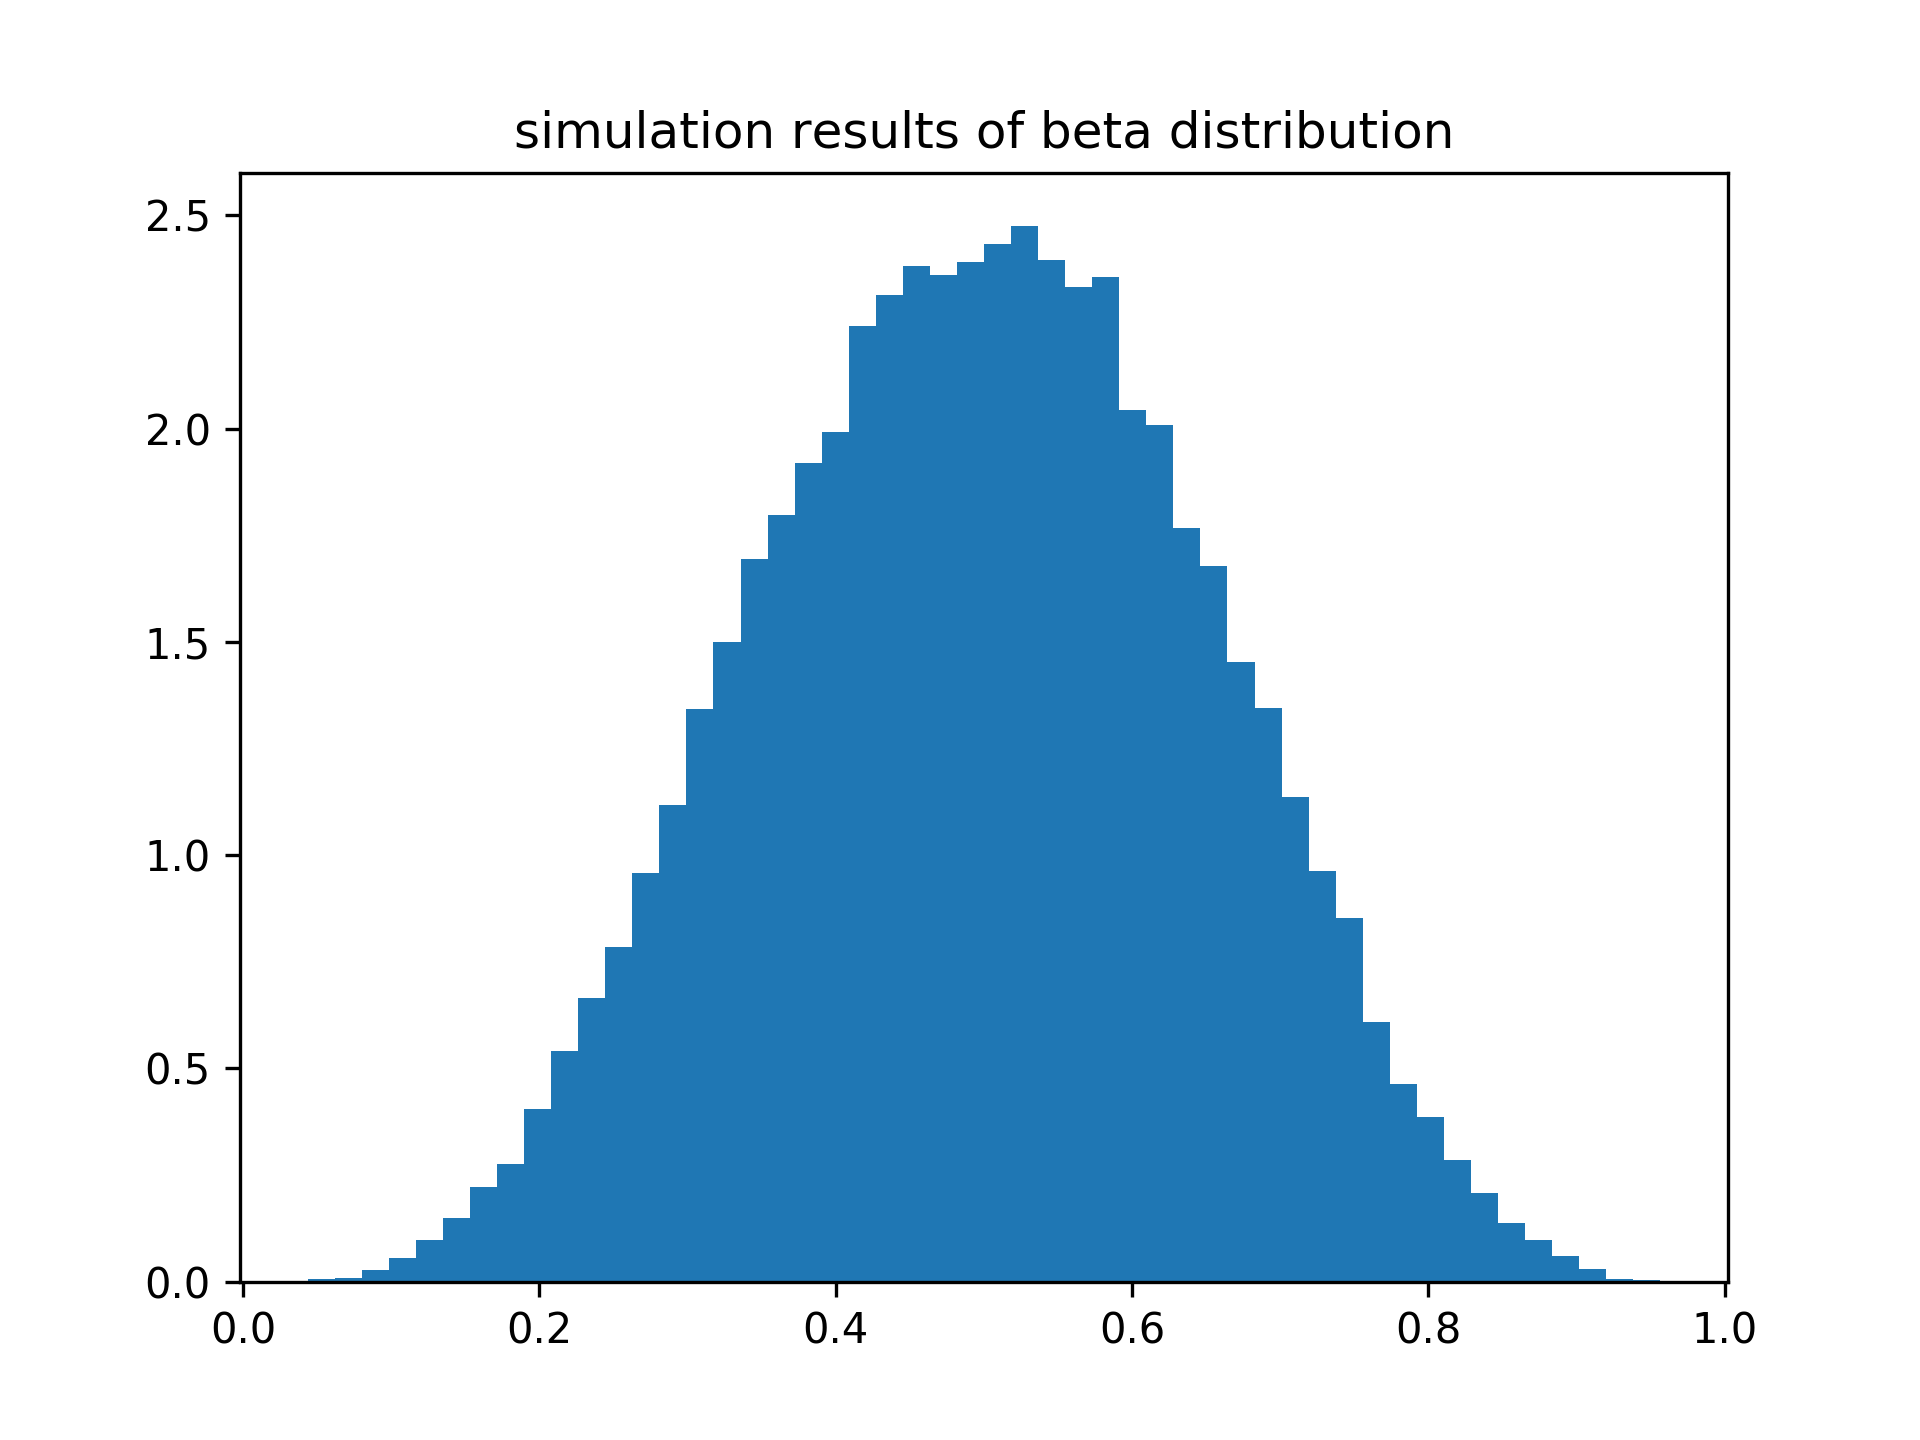

This chart was generated by the following Python code:
import numpy as np
import random
import math
import matplotlib.pyplot as plt

trial = 100000
a = 5.0
b = 5.0

init = 0.5
states = [init]

for i in range(trial):
    s = states[-1]
    # sample from uniform(0.0, 1.0)
    y = random.uniform(0.0, 1.0)
    # accept the proposal with probability 
    # min(1.0, (y^(a-1) * (1.0-y)^(b-1)) / (s^(a-1) * (1-s)^(b-1)) )
    p = min(1.0, (y**(a-1) * (1.0-y)**(b-1)) / (s**(a-1) * (1-s)**(b-1)))
    new = np.random.choice([s, y], p=[1-p, p])

    states.append(new)

plt.hist(states, 50, density=True)
plt.title('simulation results of beta distribution')
plt.savefig('beta_distribution.png', dpi=300)
plt.show()

means, variances = [], []
step = trial // 1000
states = np.array(states)
for i in range(1000):
    end = step * (i+1)
    mean = np.mean(states[:end])
    variance = np.var(states[:end])
    means.append(mean)
    variances.append(variance)
means = np.array(means)
variances = np.array(variances)

plt.figure(figsize=(12, 6))
plt.subplot(121)
m = a / (a + b)
plt.plot(range(1000), np.abs(m - means))
plt.title('convergence rate of mean')
plt.xlabel("iteration (* %d)"%(step))
plt.ylabel("approximation error")

plt.subplot(122)
v = a*b / ((a+b)**2 * (a+b+1))
plt.plot(range(1000), np.abs(v-variances))
plt.title("convergence rate of variance")
plt.xlabel("iteration (* %d)"%(step))

plt.ylabel("approximation error")
plt.savefig("beta_distribution_convergence_rate.png", dpi=300)
plt.show()


